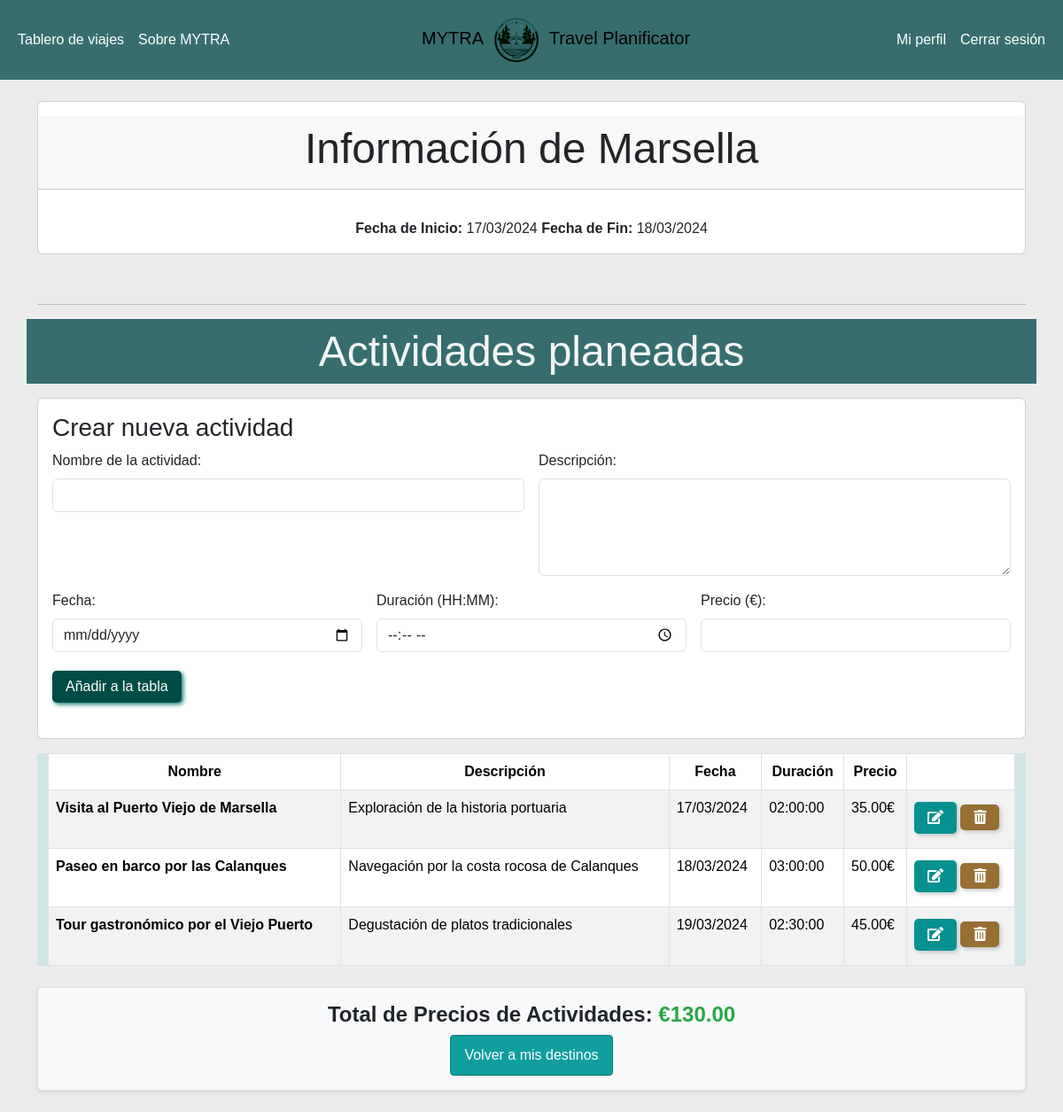
The page /View/gestionActividades.php?id_destino=2&id_viaje=1 (signed in) on the database its author committed.
### tables this page shows
CREATE TABLE Destinos (
    id_destino INT PRIMARY KEY AUTO_INCREMENT NOT NULL,
    nombre_destino VARCHAR(100) NOT NULL,
    fecha_inicio DATE NOT NULL,
    fecha_fin DATE NOT NULL,
    id_viaje INT,
    CONSTRAINT id_viaje_fk FOREIGN KEY (id_viaje)
        REFERENCES Viajes (id_viaje)
         ON DELETE CASCADE
);

CREATE TABLE Actividades (
    id_actividad INT PRIMARY KEY AUTO_INCREMENT NOT NULL,
    nombre_actividad VARCHAR(100) NOT NULL,
    descripcion TEXT,
    fecha DATE,
    duracion TIME,
    Precio DECIMAL(10 , 2 ),
    id_destino INT,
    CONSTRAINT id_destino_fk FOREIGN KEY (id_destino)
        REFERENCES Destinos (id_destino)
         ON DELETE CASCADE
);

### Model/Conexion.php (called while the page is built, shortened)
<?php
function crearConexion(){
    $host = "localhost";
    $user = "root";
    $password = "";
    $database = "travelplanificator";
    $conexion = mysqli_connect($host,$user,$password,$database);
    return $conexion;
}

### Controller/DestinoController.php (called while the page is built, shortened)
<?php
require_once __DIR__ . '/../model/DestinoModel.php';
class DestinoController{
    private $destinoModel;
    public function __construct(){
        $this->destinoModel = new DestinoModel();
    }
    public function obtenerDestinoPorIdController($idDestino){
        return $this->destinoModel->obtenerDestinoPorIdModel($idDestino);
    }
}

### Model/DestinoModel.php (called while the page is built, shortened)
<?php
require_once __DIR__ . '/Conexion.php';
class DestinoModel{
    private $db;
    public function __construct(){
        $this->db = crearConexion();
    }
    public function obtenerDestinoPorIdModel($idDestino){
        $sql = "SELECT * FROM Destinos WHERE id_destino = ?";
        if($stmt = $this->db->prepare($sql)){
            $stmt->bind_param("i", $idDestino);
            $stmt->execute();
            $resultado = $stmt->get_result();
            if($destino = $resultado->fetch_assoc()){
                return $destino;
            }else{
                return null;
            }
        }else{
            return null;
        }
    }
}

### Controller/ActividadController.php (called while the page is built, shortened)
<?php
require_once __DIR__ . '/../model/ActividadModel.php';
class ActividadController {
    private $actividadModel;
    public function __construct() {
        $this->actividadModel = new ActividadModel();
    }
    public function obtenerActividadesPorDestinoController($idActividad) {
        return $this->actividadModel->obtenerActividadesPorDestinoModel($idActividad);
    }
    public function calcularTotalPrecioPorDestinoController($idDestino) {
        return $this->actividadModel->calcularTotalPrecioPorDestinoModel($idDestino);
    }
}

### Model/ActividadModel.php (called while the page is built, shortened)
<?php
require_once __DIR__ . '/Conexion.php';
class ActividadModel {
    private $db;
    public function __construct() {
        $this->db = crearConexion();
    }
    public function obtenerActividadesPorDestinoModel($idDestino) {
        $sql = "SELECT * FROM Actividades WHERE id_destino = ?";
        $actividades = [];
        if($stmt = $this->db->prepare($sql)){
            $stmt->bind_param("i", $idDestino);
            if($stmt->execute()){
                $resultado = $stmt->get_result();
                while($fila = $resultado->fetch_assoc()){
                    $actividades[] = $fila;
                }
                return $actividades;
            }else{
                $stmt->close();
                return false;
            }
        }else{
            return false;
        }
    }
    public function calcularTotalPrecioPorDestinoModel($idDestino){
    $sql = "SELECT SUM(Precio) AS total_precios FROM actividades WHERE id_destino = $idDestino";
    $resultado = mysqli_query($this->db, $sql);
    if($resultado) {
        $fila = mysqli_fetch_assoc($resultado);
        return $fila['total_precios'];
    } else {
        return 0;
    }
    }
}

### View/gestionActividades.php (the view, shortened to what this page needs)
<?php
require_once __DIR__ . '/../controller/DestinoController.php';
require_once __DIR__ . '/../controller/ActividadController.php';
$destinoController = new DestinoController();
$actividadController = new ActividadController();
$idDestino= isset($_GET['id_destino']) ? (int) $_GET['id_destino'] : null;
$idViaje= isset($_GET['id_viaje']) ? (int) $_GET['id_viaje'] : null;
if ($idDestino) {
    $destino = $destinoController->obtenerDestinoPorIdController($idDestino);
    $actividades = $actividadController->obtenerActividadesPorDestinoController($idDestino);
    $fechaInicioDestino = date('d/m/Y', strtotime($destino['fecha_inicio']));
    $fechaFinDestino = date('d/m/Y', strtotime($destino['fecha_fin']));
} else {
    $_SESSION['mensaje'] = "No se ha especificado el destino.";
    header("Location: ./gestionViaje.php");
    exit;
}
$totalPrecios = $actividadController->calcularTotalPrecioPorDestinoController($idDestino);
?>
<!DOCTYPE html>
<html lang="en">
<head>
     <link href="https://cdn.jsdelivr.net/npm/bootstrap@5.3.3/dist/css/bootstrap.min.css" rel="stylesheet">
    <link rel="stylesheet" href="https://cdnjs.cloudflare.com/ajax/libs/font-awesome/5.15.4/css/all.min.css">
    <link rel="stylesheet" href="../assets/css/btn.css">
    <link rel="stylesheet" href="../assets/css/gestionActividades.css">
</head>
<body style="background: #ececec;">
<?php include './navbar.php'; ?>
<div class="container">
    <div class="row mb-3 informacion-viaje mb-0 mt-4">
        <div class="col text-center">
            <div class="card">
                <div class="card-header my-3">
                <h2 class="display-5">Información de <?php echo htmlspecialchars($destino['nombre_destino']); ?></h2>
                </div>
                <div class="card-body">
                <span><strong>Fecha de Inicio:</strong> <?php echo $fechaInicioDestino; ?></span>
                <span><strong>   Fecha de Fin:</strong> <?php echo $fechaFinDestino ?></span>
                </div>
            </div>
        </div>
    </div>
<br><hr>
    <div class="row mb-3" style="background: #376d6f;">
        <div class="col text-center">
            <h2 class="display-5 mt-2 mb-2" style="color: #f5f5f5;">Actividades planeadas</h2>
        </div>
    </div>
<div class="card">
    <div class="card-body">
    <h3 class="card-title">Crear nueva actividad</h3>
    <form action="../Controller/CrearActividad.php" class="row g-3" method='POST'>
        <div class="col-md-6">
            <label for="nombre_actividad" class="form-label">Nombre de la actividad:</label>
            <input type="text" id="nombre_actividad" class="form-control" name="nombre_actividad" required>
        </div>
        <div class="col-md-6">
            <label for="descripcion" class="form-label">Descripción:</label>
            <textarea name="descripcion" class="form-control" id="descripcion" rows="4"></textarea>
        </div>
        <div class="col-md-4">
            <label for="fecha" class="form-label">Fecha:</label>
            <input type="date" class="form-control" id="fecha" name="fecha" required>
        </div>
        <div class="col-md-4">
            <label for="duracion" class="form-label">Duración (HH:MM):</label>
            <input type="time" class="form-control" id="duracion" name="duracion" required>
        </div>
        <div class="col-md-4">
            <label for="Precio" class="form-label">Precio (€):</label>
            <input type="number" class="form-control" id="Precio" name="Precio" step="0.01" required>
        </div>
        <div class="col-12">
            <button type="submit" class="btn-primary mb-4">Añadir a la tabla</button>
        </div>
    </form>
    </div>
</div>
<div class="container" style="background: #16b3a623;">
    <table class="table table-striped table-hover table-bordered mt-3 tabla-actividades">
        <thead class="thead-dark text-center" id="cabecera" >
            <tr>
                <th>Nombre</th>
                <th>Descripción</th>
                <th>Fecha</th>
                <th>Duración</th>
                <th>Precio</th>
                <th style="min-width: 70px;"></th>
            </tr>
        </thead>
        <tbody>
            <?php foreach ($actividades as $actividad) :
                $fechaActividadFormateada = date('d/m/Y', strtotime($actividad['fecha']));
            ?>
                <tr>
                    <td><b><?php echo htmlspecialchars($actividad['nombre_actividad'])?></b></td>
                    <td><?php echo htmlspecialchars($actividad['descripcion'])?></td>
                    <td><?php echo $fechaActividadFormateada; ?></td>
                    <td><?php echo htmlspecialchars($actividad['duracion'])?></td>
                    <td><?php echo htmlspecialchars($actividad['Precio'])?>€</td>
                    <td>
                    <button class="btn-editar-act btn-editar mb-2"
                    data-id-actividad="<?= $actividad['id_actividad'] ?>"
                    data-nombre="<?= htmlspecialchars($actividad['nombre_actividad'])?>"
                    data-descripcion="<?= htmlspecialchars($actividad['descripcion'])?>"
                    data-fecha="<?=htmlspecialchars($actividad['fecha']) ?>"
                    data-duracion="<?=htmlspecialchars($actividad['duracion'])?>"
                    data-precio="<?=htmlspecialchars($actividad['Precio']) ?>" >
                    <i class="fas fa-edit"></i>
                    </button>
                    <a href="../Controller/EliminarActividad.php?id_actividad=<?= $actividad['id_actividad'] ?>&id_destino=<?= $idDestino?>" class="btn-eliminar-act btn-eliminar" onclick="return confirm('¿Estás seguro de querer eliminar esta actividad?');">
                        <i class="fas fa-trash-alt"></i>
                    </a>
                </td>
                </tr>
            <?php endforeach; ?>
        </tbody>
    </table>
</div>
    <div class="container total-precios my-4 py-3">
        <h3 class="total-precio-texto text-center">Total de Precios de Actividades:
            <span class="precio-cifra">€<?php echo htmlspecialchars($totalPrecios); ?></span>
        </h3>
        <div class="text-center">
            <a href="./gestionViaje.php?id_viaje=<?= $idViaje ?>&id_destino=<?= $idDestino ?>" class="input-tablero">Volver a mis destinos</a>
        </div>
    </div>
</div>
</body>
</html>

### assets/css/btn.css (style rules this page uses)
* { font-family: "Poppins", sans-serif; }
body { background-color: #ececec; }
.btn-eliminar { margin-top: 5px !important; padding: 6px 15px !important; cursor: pointer !important; text-align: center !important; background-color: #976f33 !important; color: #ffffff !important; border-radius: 5px !important; border: none !important; transition: background-color 0.3s ease, box-shadow 0.3s ease !important; box-shadow: 2px 2px 5px #c2c5c5 !important; }
.btn-editar { margin-top: 5px !important; padding: 6px 15px !important; cursor: pointer !important; text-align: center; background-color: #069191 !important; color: #ffffff !important; border-radius: 5px !important; border: none !important; transition: background-color 0.3s ease, box-shadow 0.3s ease !important; box-shadow: 2px 2px 5px #c2c5c5 !important; }
.btn-primary { margin-top: 5px !important; padding: 6px 15px !important; cursor: pointer !important; text-align: center !important; background-color: #004D47 !important; color: #ffffff !important; border-radius: 5px !important; border: none !important; transition: background-color 0.3s, box-shadow 0.3s !important; box-shadow: 2px 2px 5px #128277 !important; }

### assets/css/gestionActividades.css (style rules this page uses)
* { font-family: "Poppins", sans-serif; }
.input-tablero { background-color: #109e9e; border: 1px solid #0d7979; color: white; text-align: center; padding: 10px 15px; text-decoration: none; display: inline-block; border-radius: 0.25rem; transition: background-color 0.2s, border-color 0.2s; }
.total-precios { background: #f8f9fa; border: 1px solid #dee2e6; border-radius: 5px; box-shadow: 0 2px 4px rgba(0, 0, 0, 0.1); }
.total-precio-texto { font-size: 1.5em; font-weight: bold; }
.precio-cifra { color: #28a745; }

### rows shown on the page
destinos: nombre_destino "Marsella", fecha_inicio "17/03/2024", fecha_fin "18/03/2024"
actividades: nombre_actividad "Visita al Puerto Viejo de Marsella", descripcion "Exploración de la historia portuaria", fecha "17/03/2024", duracion "02:00:00", Precio "35.00"
actividades: nombre_actividad "Paseo en barco por las Calanques", descripcion "Navegación por la costa rocosa de Calanques", fecha "18/03/2024", duracion "03:00:00", Precio "50.00"
actividades: nombre_actividad "Tour gastronómico por el Viejo Puerto", descripcion "Degustación de platos tradicionales", fecha "19/03/2024", duracion "02:30:00", Precio "45.00"

### other values the page prints
$totalPrecios "130.00"
